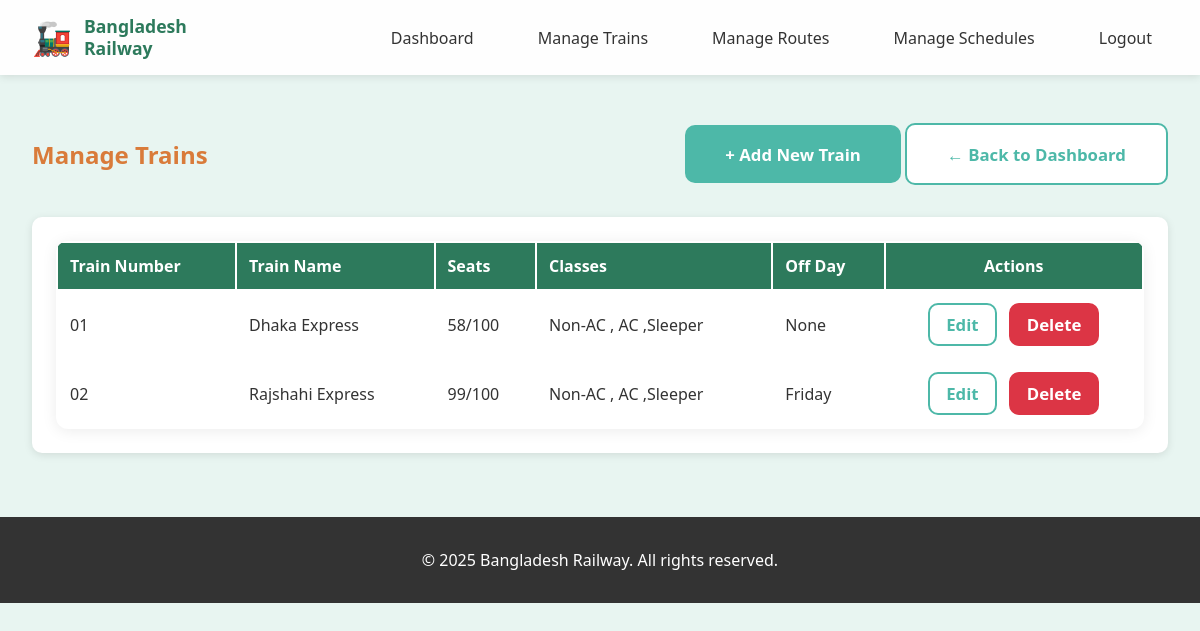
The page /manage/trains/ (signed in) on the database its author committed.
### trains/models.py (models this page shows, shortened)
class Train(models.Model):
    CLASS_CHOICES = (
        ('AC', 'Air Conditioned'),
        ('Non-AC', 'Non Air Conditioned'),
        ('Sleeper', 'Sleeper'),
    )
    train_number = models.CharField(max_length=10, unique=True)
    train_name = models.CharField(max_length=100)
    total_seats = models.IntegerField(default=100, help_text="Total seats available")
    available_seats = models.IntegerField(default=100, help_text="Currently available seats")
    total_coaches = models.IntegerField(default=10)
    classes_available = models.CharField(max_length=100, help_text="e.g., AC,Non-AC,Sleeper")
    off_day = models.CharField(max_length=50, blank=True, null=True,
                                help_text="Days when train doesn't run (e.g., Sunday)")
    class Meta:
        ordering = ['train_name']
        verbose_name = 'Train'
        verbose_name_plural = 'Trains'

### trains/views.py (the view)
    @login_required
    def wrapper(request, *args, **kwargs):
        if not request.user.is_admin_user():
            messages.error(request, 'Access denied! Admin only.')
            return redirect('trains:home')
        return view_func(request, *args, **kwargs)

### accounts/models.py (called while the page is built)
    def is_admin_user(self):
        return self.role == 'admin'

### trains/views.py (called while the page is built)
def admin_required(view_func):
    @login_required
    def wrapper(request, *args, **kwargs):
        if not request.user.is_admin_user():
            messages.error(request, 'Access denied! Admin only.')
            return redirect('trains:home')
        return view_func(request, *args, **kwargs)
    return wrapper

@admin_required
def admin_train_list(request):
    trains = Train.objects.all()
    return render(request, 'trains/admin/train_list.html', {'trains': trains})

### templates/trains/admin/train_list.html (shortened to what this page needs)
{% extends 'base.html' %}
{% block content %}
<div class="container">
    <div style="display: flex; justify-content: space-between; align-items: center; margin: 2rem 0;">
        <h2 style="color: #D97B3A;">Manage Trains</h2>
        <div>
            <a href="{% url 'trains:admin_train_add' %}" class="btn btn-success">+ Add New Train</a>
            <a href="{% url 'accounts:admin_dashboard' %}" class="btn btn-outline">← Back to Dashboard</a>
        </div>
    </div>
    <div style="background: white; padding: 1.5rem; border-radius: 10px; box-shadow: 0 2px 8px rgba(0,0,0,0.1);">
        <table style="width: 100%;">
            <thead>
                <tr style="border-bottom: 2px solid #E0E0E0;">
                    <th style="padding: 0.75rem; text-align: left;">Train Number</th>
                    <th style="padding: 0.75rem; text-align: left;">Train Name</th>
                    <th style="padding: 0.75rem; text-align: left;">Seats</th>
                    <th style="padding: 0.75rem; text-align: left;">Classes</th>
                    <th style="padding: 0.75rem; text-align: left;">Off Day</th>
                    <th style="padding: 0.75rem; text-align: center;">Actions</th>
                </tr>
            </thead>
            <tbody>
                {% for train in trains %}
                <tr style="border-bottom: 1px solid #E0E0E0;">
                    <td style="padding: 0.75rem;">{{ train.train_number }}</td>
                    <td style="padding: 0.75rem;">{{ train.train_name }}</td>
                    <td style="padding: 0.75rem;">{{ train.available_seats }}/{{ train.total_seats }}</td>
                    <td style="padding: 0.75rem;">{{ train.classes_available }}</td>
                    <td style="padding: 0.75rem;">{{ train.off_day|default:"None" }}</td>
                    <td style="padding: 0.75rem; text-align: center;">
                        <a href="{% url 'trains:admin_train_edit' train.id %}" class="btn btn-outline"
                            style="padding: 0.5rem 1rem; margin-right: 0.5rem;">Edit</a>
                        <a href="{% url 'trains:admin_train_delete' train.id %}" class="btn btn-outline"
                            style="padding: 0.5rem 1rem; background: #dc3545; color: white; border-color: #dc3545;"
                            onclick="return confirm('Delete this train?')">Delete</a>
                    </td>
                </tr>
                {% empty %}
                <tr>
                    <td colspan="6" style="padding: 2rem; text-align: center; color: #666;">No trains found. Add your
                        first train!</td>
                </tr>
                {% endfor %}
            </tbody>
        </table>
    </div>
</div>
{% endblock %}

### static/css/style.css (style rules this page uses)
* { margin: 0; padding: 0; box-sizing: border-box; }
body { font-family: 'Segoe UI', Tahoma, Geneva, Verdana, sans-serif; background: #e8f5f1; min-height: 100vh; color: #333; }
.container { max-width: 1200px; margin: 0 auto; padding: 1rem 2rem; }
.btn { padding: 1.1rem 2.5rem; border: none; border-radius: 10px; font-size: 1.05rem; font-weight: 600; cursor: pointer; transition: all 0.3s ease; text-decoration: none; display: inline-block; }
.btn-primary, .btn-success, .btn-secondary { background: #4db8a8; color: white; }
.btn-outline { background: white; color: #4db8a8; border: 2px solid #4db8a8; }
table { width: 100%; background: white; border-radius: 12px; overflow: hidden; box-shadow: 0 2px 15px rgba(0, 0, 0, 0.08); }
table thead tr { background: #2D7A5C; color: white; }
table th { padding: 1rem; text-align: left; font-weight: 600; }
table tbody tr { border-bottom: 1px solid #f0f0f0; transition: background 0.2s; }
table td { padding: 1rem; }

### rows shown on the page
Train: train_number "01", train_name "Dhaka Express", available_seats "58", total_seats "100", classes_available "Non-AC , AC ,Sleeper", off_day "None"
Train: train_number "02", train_name "Rajshahi Express", available_seats "99", total_seats "100", classes_available "Non-AC , AC ,Sleeper", off_day "Friday"
